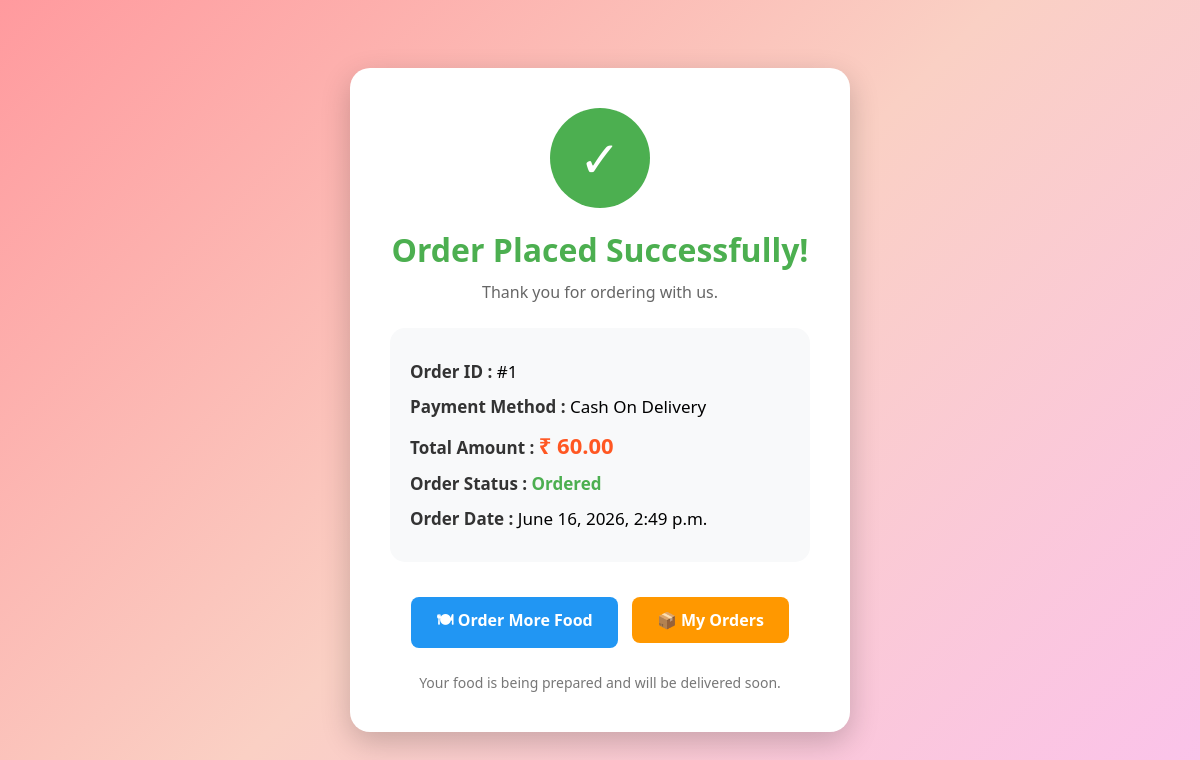
The page /order-success/1/ on the database its author committed.
### foodapp/models.py (models this page shows, shortened)
class Order(models.Model):
    user = models.ForeignKey(
        User,
        on_delete=models.CASCADE
    )
    customer = models.ForeignKey(
        Customer,
        on_delete=models.CASCADE
    )
    total_amount = models.DecimalField(
        max_digits=10,
        decimal_places=2
    )
    payment_method = models.CharField(
        max_length=50
    )
    status = models.CharField(
        max_length=30,
        default='Ordered'
    )
    order_date = models.DateTimeField(
        auto_now_add=True
    )
    def __str__(self):
        return f"Order {self.id}"
    class Order(models.Model):
        user = models.ForeignKey(
            User,
            on_delete=models.CASCADE
        )
        customer = models.ForeignKey(
            Customer,
            on_delete=models.CASCADE
        )
        total_amount = models.DecimalField(
            max_digits=10,
            decimal_places=2
        )
        payment_method = models.CharField(
            max_length=50
        )
        status = models.CharField(
            max_length=30,
            default='Ordered'
        )
        order_date = models.DateTimeField(
            auto_now_add=True
        )

### foodapp/views.py (the view)
def order_success_view(
    request,
    order_id
):
    order = Order.objects.get(
        id=order_id
    )
    return render(
        request,
        'order_success.html',
        {'order': order}
    )

### templates/order_success.html (shortened to what this page needs)
<!DOCTYPE html>
<html lang="en">
<head>
</head>
<body>
<div class="success-card">
    <div class="tick-circle">
        ✓
    </div>
    <h1>Order Placed Successfully!</h1>
    <p class="subtitle">
        Thank you for ordering with us.
    </p>
    <div class="order-box">
        <p>
            <span class="label">Order ID :</span>
            #{{ order.id }}
        </p>
        <p>
            <span class="label">Payment Method :</span>
            {{ order.payment_method }}
        </p>
        <p>
            <span class="label">Total Amount :</span>
            <span class="amount">
                ₹ {{ order.total_amount }}
            </span>
        </p>
        <p>
            <span class="label">Order Status :</span>
            <span class="status">
                {{ order.status }}
            </span>
        </p>
        <p>
            <span class="label">Order Date :</span>
            {{ order.order_date }}
        </p>
    </div>
    <div class="btn-container">
        <a href="{% url 'hotels' %}" class="btn home-btn">
            🍽 Order More Food
        </a>
        <a href="{% url 'orders' %}" class="btn order-btn">
            📦 My Orders
        </a>
    </div>
    <p class="footer-text">
        Your food is being prepared and will be delivered soon.
    </p>
</div>
</body>
</html>

### templates/order_success.html (style rules this page uses)
* { margin:0; padding:0; box-sizing:border-box; font-family:'Segoe UI',sans-serif; }
body { background:linear-gradient(135deg,#ff9a9e,#fad0c4,#fbc2eb); min-height:100vh; display:flex; justify-content:center; align-items:center; }
.success-card { width:500px; background:white; border-radius:20px; padding:40px; text-align:center; box-shadow:0 10px 30px rgba(0,0,0,0.2); }
.tick-circle { width:100px; height:100px; background:#4CAF50; border-radius:50%; margin:auto; display:flex; justify-content:center; align-items:center; font-size:50px; color:white; }
h1 { color:#4CAF50; margin-top:20px; margin-bottom:10px; }
.subtitle { color:#666; margin-bottom:25px; }
.order-box { background:#f8f9fa; padding:20px; border-radius:15px; margin-top:20px; text-align:left; }
.order-box p { margin:12px 0; font-size:17px; }
.label { font-weight:bold; color:#333; }
.amount { color:#ff5722; font-size:22px; font-weight:bold; }
.status { color:#4CAF50; font-weight:bold; }
.btn-container { margin-top:30px; }
.btn { display:inline-block; text-decoration:none; color:white; padding:12px 25px; border-radius:8px; margin:5px; font-weight:bold; transition:0.3s; }
.home-btn { background:#2196F3; }
.order-btn { background:#FF9800; }
.footer-text { margin-top:20px; color:#777; font-size:14px; }

### rows shown on the page
Order: id "1", payment_method "Cash On Delivery", total_amount "60.00", status "Ordered", order_date "June 16, 2026, 2:49 p.m."
